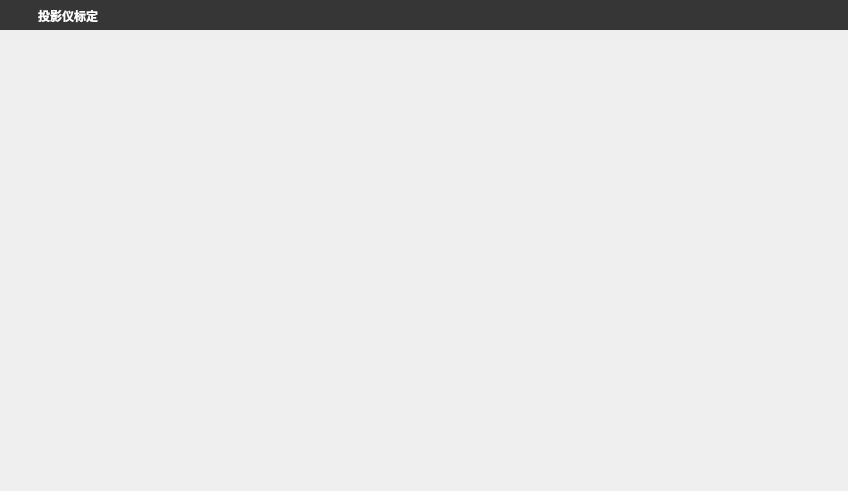
<?xml version="1.0" encoding="UTF-8"?>
<ui version="4.0">
 <class>projector_calibration</class>
 <widget class="QMainWindow" name="projector_calibration">
  <property name="geometry">
   <rect>
    <x>0</x>
    <y>0</y>
    <width>848</width>
    <height>491</height>
   </rect>
  </property>
  <property name="windowTitle">
   <string>MainWindow</string>
  </property>
  <widget class="QWidget" name="centralWidget">
   <layout class="QVBoxLayout" name="verticalLayout">
    <property name="spacing">
     <number>0</number>
    </property>
    <property name="leftMargin">
     <number>0</number>
    </property>
    <property name="topMargin">
     <number>0</number>
    </property>
    <property name="rightMargin">
     <number>0</number>
    </property>
    <property name="bottomMargin">
     <number>0</number>
    </property>
    <item>
     <widget class="QWidget" name="widgetTitle" native="true">
      <property name="minimumSize">
       <size>
        <width>0</width>
        <height>30</height>
       </size>
      </property>
      <property name="maximumSize">
       <size>
        <width>16777215</width>
        <height>30</height>
       </size>
      </property>
      <property name="styleSheet">
       <string notr="true">QWidget#widgetTitle{background:#363636;}
QLabel#labelTitle{color:white;padding:8px 0px 5px;}
QPushButton#btnBack,QPushButton#btnMin,QPushButton#btnMax,QPushButton#btnExit{
        border-radius:0px;
        color: #F0F0F0;
        background-color:rgba(0,0,0,0);
        border-style:none;
    }
QPushButton#btnBack:hover,QPushButton#btnMin:hover,QPushButton#btnMax:hover{
        background-color: qlineargradient(spread:pad, x1:0, y1:1, x2:0, y2:0, stop:0 rgba(25, 134, 199, 0), stop:1 #5CACEE);
    }
QPushButton#btnExit:hover{
        background-color: qlineargradient(spread:pad, x1:0, y1:1, x2:0, y2:0, stop:0 rgba(238, 0, 0, 128), stop:1 rgba(238, 44, 44, 255));
    }</string>
      </property>
      <layout class="QHBoxLayout" name="horizontalLayout">
       <property name="spacing">
        <number>0</number>
       </property>
       <property name="leftMargin">
        <number>5</number>
       </property>
       <property name="topMargin">
        <number>0</number>
       </property>
       <property name="rightMargin">
        <number>0</number>
       </property>
       <property name="bottomMargin">
        <number>2</number>
       </property>
       <item>
        <widget class="QPushButton" name="btnBack">
         <property name="sizePolicy">
          <sizepolicy hsizetype="Fixed" vsizetype="Fixed">
           <horstretch>0</horstretch>
           <verstretch>0</verstretch>
          </sizepolicy>
         </property>
         <property name="minimumSize">
          <size>
           <width>30</width>
           <height>30</height>
          </size>
         </property>
         <property name="maximumSize">
          <size>
           <width>30</width>
           <height>30</height>
          </size>
         </property>
         <property name="toolTip">
          <string>返回</string>
         </property>
         <property name="text">
          <string/>
         </property>
         <property name="autoDefault">
          <bool>true</bool>
         </property>
         <property name="flat">
          <bool>true</bool>
         </property>
        </widget>
       </item>
       <item>
        <widget class="QLabel" name="labelTitle">
         <property name="font">
          <font>
           <family>宋体</family>
           <pointsize>9</pointsize>
           <weight>75</weight>
           <bold>true</bold>
          </font>
         </property>
         <property name="styleSheet">
          <string notr="true"/>
         </property>
         <property name="text">
          <string>投影仪标定</string>
         </property>
        </widget>
       </item>
       <item>
        <widget class="QPushButton" name="btnMin">
         <property name="sizePolicy">
          <sizepolicy hsizetype="Fixed" vsizetype="Fixed">
           <horstretch>0</horstretch>
           <verstretch>0</verstretch>
          </sizepolicy>
         </property>
         <property name="minimumSize">
          <size>
           <width>30</width>
           <height>30</height>
          </size>
         </property>
         <property name="maximumSize">
          <size>
           <width>30</width>
           <height>30</height>
          </size>
         </property>
         <property name="toolTip">
          <string>最小化</string>
         </property>
         <property name="text">
          <string/>
         </property>
         <property name="autoDefault">
          <bool>true</bool>
         </property>
         <property name="flat">
          <bool>true</bool>
         </property>
        </widget>
       </item>
       <item>
        <widget class="QPushButton" name="btnMax">
         <property name="sizePolicy">
          <sizepolicy hsizetype="Fixed" vsizetype="Fixed">
           <horstretch>0</horstretch>
           <verstretch>0</verstretch>
          </sizepolicy>
         </property>
         <property name="minimumSize">
          <size>
           <width>30</width>
           <height>30</height>
          </size>
         </property>
         <property name="maximumSize">
          <size>
           <width>30</width>
           <height>30</height>
          </size>
         </property>
         <property name="toolTip">
          <string>最大化</string>
         </property>
         <property name="text">
          <string/>
         </property>
         <property name="autoDefault">
          <bool>true</bool>
         </property>
         <property name="flat">
          <bool>true</bool>
         </property>
        </widget>
       </item>
       <item>
        <widget class="QPushButton" name="btnExit">
         <property name="sizePolicy">
          <sizepolicy hsizetype="Fixed" vsizetype="Fixed">
           <horstretch>0</horstretch>
           <verstretch>0</verstretch>
          </sizepolicy>
         </property>
         <property name="minimumSize">
          <size>
           <width>30</width>
           <height>30</height>
          </size>
         </property>
         <property name="maximumSize">
          <size>
           <width>30</width>
           <height>30</height>
          </size>
         </property>
         <property name="toolTip">
          <string>退出</string>
         </property>
         <property name="text">
          <string/>
         </property>
         <property name="autoDefault">
          <bool>true</bool>
         </property>
         <property name="flat">
          <bool>true</bool>
         </property>
        </widget>
       </item>
      </layout>
     </widget>
    </item>
    <item>
     <widget class="QWidget" name="widget" native="true">
      <layout class="QHBoxLayout" name="horizontalLayout_2">
       <property name="spacing">
        <number>0</number>
       </property>
      </layout>
     </widget>
    </item>
   </layout>
  </widget>
  <action name="actionRemove">
   <property name="text">
    <string>删除</string>
   </property>
  </action>
  <action name="actionAdd">
   <property name="text">
    <string>添加</string>
   </property>
  </action>
 </widget>
 <layoutdefault spacing="6" margin="11"/>
 <resources/>
 <connections/>
</ui>
